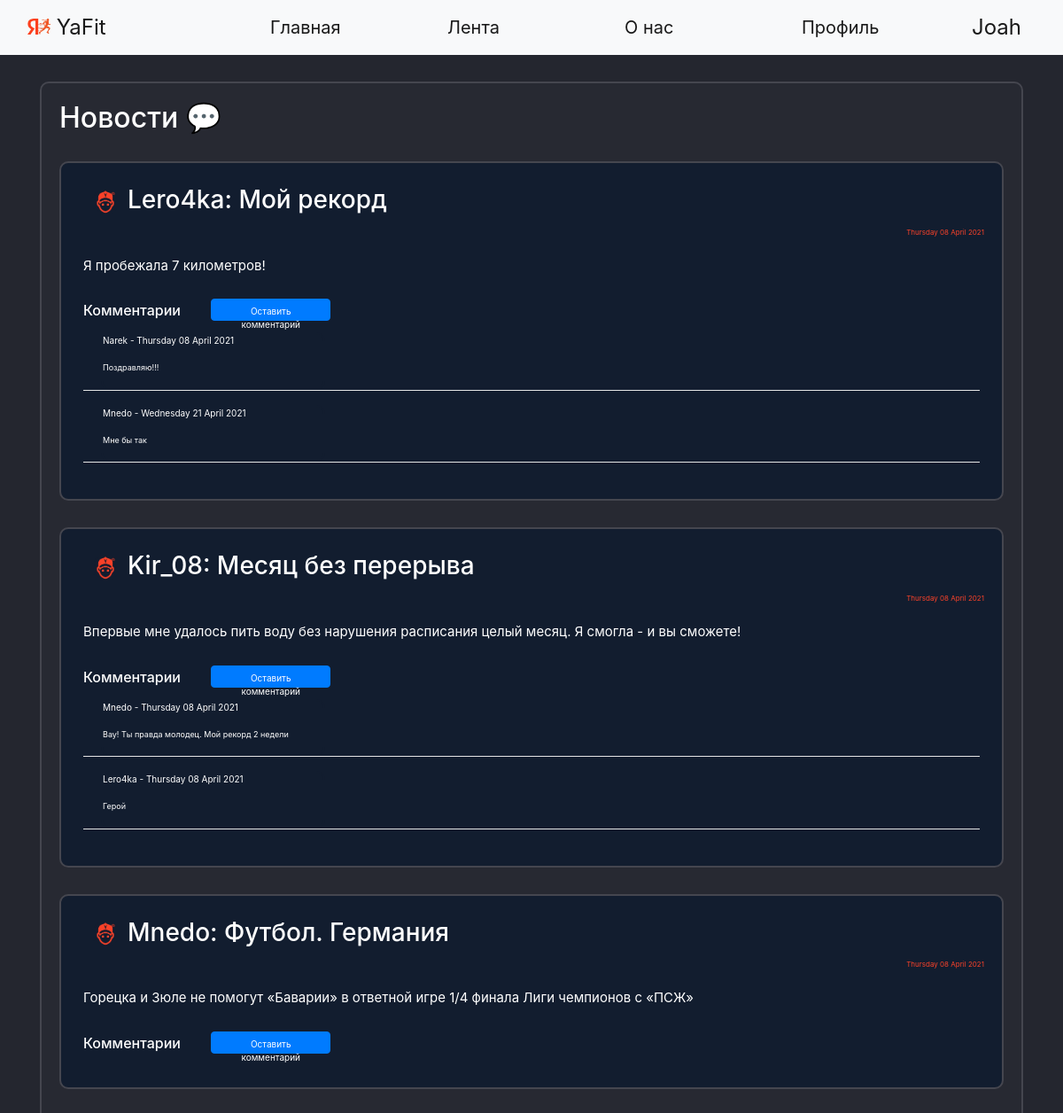
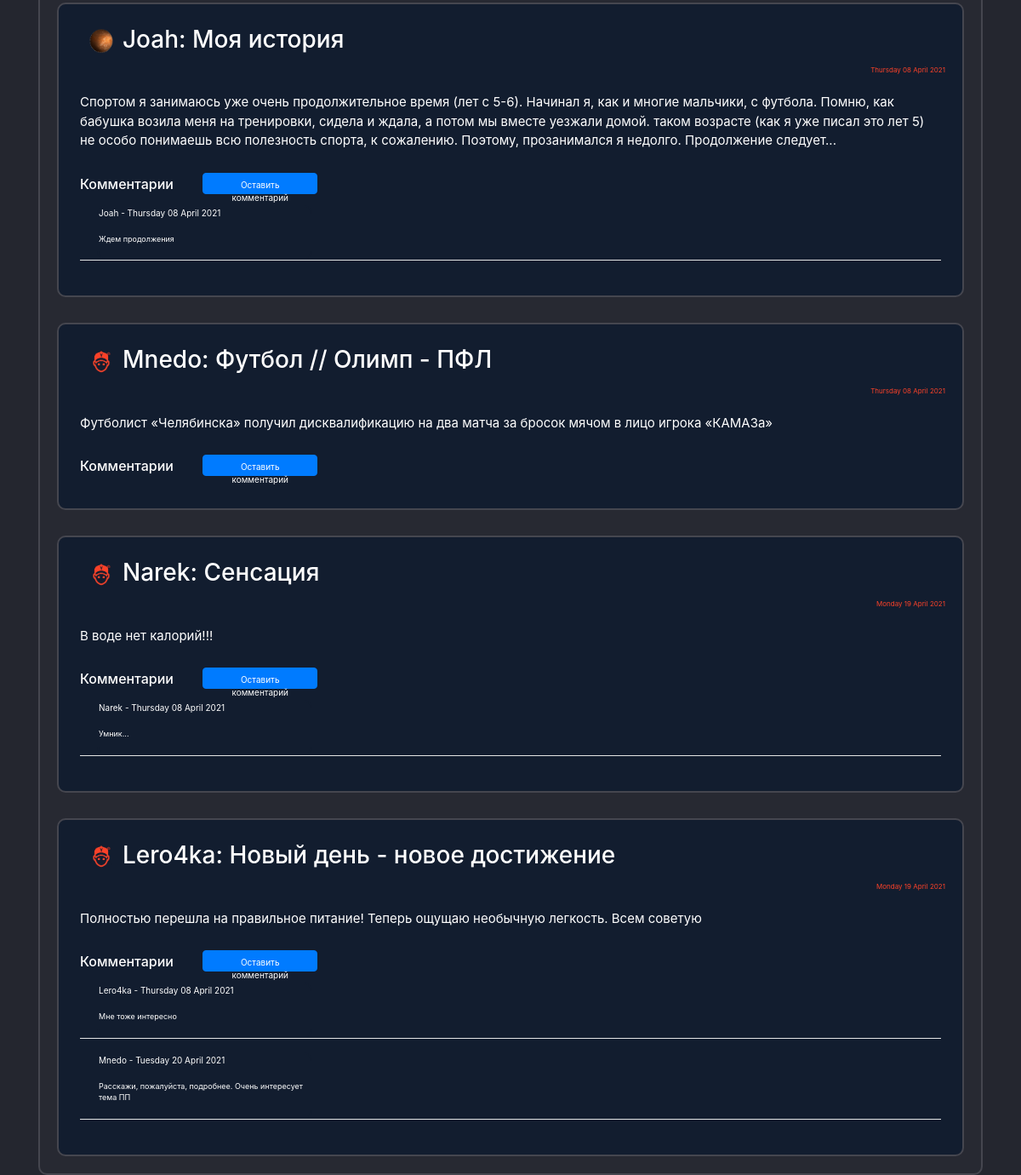
Screenshot of /news (signed in) with the database file from the repository (2 pictures, top to bottom).
### data/users.py (models this page shows, shortened)
class User(SqlAlchemyBase, UserMixin, SerializerMixin):
    __tablename__ = 'users'
    id = sqlalchemy.Column(sqlalchemy.Integer,
                           primary_key=True, autoincrement=True)
    name = sqlalchemy.Column(sqlalchemy.String)
    surname = sqlalchemy.Column(sqlalchemy.String)
    nickname = sqlalchemy.Column(sqlalchemy.String)
    age = sqlalchemy.Column(sqlalchemy.Integer)
    status = sqlalchemy.Column(sqlalchemy.String)
    about = sqlalchemy.Column(sqlalchemy.String)
    email = sqlalchemy.Column(sqlalchemy.String, unique=True)
    hashed_password = sqlalchemy.Column(sqlalchemy.String)
    modified_date = sqlalchemy.Column(sqlalchemy.DateTime, default=datetime.datetime.now)
    city_from = sqlalchemy.Column(sqlalchemy.String)
    habit = sqlalchemy.Column(sqlalchemy.String)  # id_1;id_2
    habits = orm.relation("Habits", back_populates='user')
    news = orm.relation("News", back_populates='user')
    comments = orm.relation("Comments", back_populates='user')

### data/news.py (models this page shows)
class News(SqlAlchemyBase, UserMixin, SerializerMixin):
    __tablename__ = 'news'
    id = sqlalchemy.Column(sqlalchemy.Integer,
                           primary_key=True, autoincrement=True)
    title = sqlalchemy.Column(sqlalchemy.String)
    content = sqlalchemy.Column(sqlalchemy.String)
    created_date = sqlalchemy.Column(sqlalchemy.DateTime,
                                     default=datetime.datetime.now)
    user_id = sqlalchemy.Column(sqlalchemy.Integer,
                                sqlalchemy.ForeignKey("users.id"))
    comms = sqlalchemy.Column(sqlalchemy.String)  # id_1;id_2
    user = orm.relation('User')

### data/comments.py (models this page shows)
class Comments(SqlAlchemyBase, UserMixin, SerializerMixin):
    __tablename__ = 'comments'
    id = sqlalchemy.Column(sqlalchemy.Integer,
                           primary_key=True, autoincrement=True)
    content = sqlalchemy.Column(sqlalchemy.String)
    created_date = sqlalchemy.Column(sqlalchemy.DateTime,
                                     default=datetime.datetime.now)
    user_id = sqlalchemy.Column(sqlalchemy.Integer,
                                sqlalchemy.ForeignKey("users.id"))
    user = orm.relation('User')

### main.py (the view)
@app.route("/news", methods=['GET', 'POST'])
def news():
    db_sess = db_session.create_session()
    rec_news = db_sess.query(News).all()
    top_news = []
    news_index = 0
    path = 'static/img/users_photo/default.jpg'
    for news in rec_news:
        path = ''
        news_index += 1
        creator_nickname = (db_sess.query(User).filter(User.id == news.user_id).first()).nickname
        for images in os.listdir('static/img/users_photo'):
            if images.split('.')[0] == creator_nickname:
                path = 'static/img/users_photo/' + images
        if path == '':
            path = 'static/img/users_photo/default.jpg'
        comments = []
        if news.comms:
            if ';' in news.comms:
                for com_id in news.comms.split(';'):
                    comments.append(db_sess.query(Comments).filter(Comments.id == com_id).first())
            elif len(news.comms) == 1:
                com_id = news.comms
                comments = [db_sess.query(Comments).filter(Comments.id == com_id).first()]
        else:
            comments = []
        if len(comments) > 1:
            comments = sorted(comments, key=lambda x: x.created_date)
        comments_main = []
        for com in comments:
            comentor_nickname = db_sess.query(User).filter(User.id == com.user_id).first().nickname
            comments_main.append({'id': com.id,
                                  'content': com.content,
                                  'created_date': com.created_date.strftime("%A %d %B %Y"),
                                  'creator': comentor_nickname})
        comments = comments_main
        top_news.append({'id': news.id,
                         'title': news.title,
                         'content': news.content,
                         'created_date': news.created_date.strftime("%A %d %B %Y"),
                         'comms': comments,
                         'creator': creator_nickname,
                         'path': path})
    return render_template("news.html", top_news=top_news, path=path, random_id=random.randint(1, 2 ** 16))

### data/db_session.py (called while the page is built)
def create_session() -> Session:
    global __factory
    return __factory()

### main.py (called while the page is built)
@login_manager.user_loader
def load_user(user_id):
    db_sess = db_session.create_session()
    return db_sess.query(User).get(user_id)

### templates/news.html
{% extends "base.html" %}
{% block content %}
<div class="page_border">
    <h2>Новости &#128172;</h2>
    {% for new in top_news%}
    <div class="page_border" style="background-color: #121d2f !important;">
        <div class="menu_item">
            <h3><a><a><img
                    src={{new['path']}}?dummy={{random_id}} alt="avatar"
                    class="round_avatar"></a></a>{{new['creator']}}: {{new['title']}} </h3>
        </div>
        <div class="reposts">
            <p>{{new['created_date']}}</p>
        </div>
        <div class="menu_item">
            <p>{{new['content']}}</p>
        </div>
        <div class="menu_item">
            <h6>Комментарии {% if current_user.is_authenticated %}
                <a href="/com_add/{{ new['id'] }}" class="btn btn-primary"
                   style=" height:25px; width:135px; font-size: 10px; margin-bottom:5px; margin-left: 30px;">Оставить
                    комментарий</a>
            </h6>
            {% for com in new['comms'] %}
            <div class="com_label" style="margin-left: 20px; padding: 0; margin-top: 0; margin-bottom;">
                <p style="font-size: 10px;">{{com['creator']}} - {{com['created_date']}}</p>
                <p style="font-size: 9px;">{{com['content']}}
                </p></div>
            <hr style="color: white; background-color: white; padding: 0; margin-top: 0; margin-bottom;">
            {% endfor %}
        </div>
        {% endif %}
    </div>
    {% endfor %}
</div>
{% endblock %}

### templates/base.html (shortened to what this page needs)
<!doctype html>
<html lang="en">
<head>
    <link rel="stylesheet" href="/static/css/style.css?random()">
    <link rel="stylesheet"
          href="https://stackpath.bootstrapcdn.com/bootstrap/4.4.1/css/bootstrap.min.css"
>
</head>
<body>
<header>
    <nav class="navbar navbar-expand-lg navbar-light bg-light">
        <div class="container-fluid">
            <a class="navbar-brand" style="width: 250px;" href="/">
                <img src="/static/img/YaFit_logo.png" alt="" width="26" height="18"
                     class="d-inline-block text-align-center" style="margin-bottom:5px;">
                YaFit
            </a>
            <div class="collapse navbar-collapse">
                <ul class="mx-auto navbar-nav">
                    <li class="nav-item">
                        <a class="nav-link active" style="width: 200px;" aria-current="page" href="/">Главная</a>
                    </li>
                    <li class="nav-item">
                        <a class="nav-link active" style="width: 200px;" href="/news">Лента</a>
                    </li>
                    <li class="nav-item">
                        <a class="nav-link active" style="width: 200px;" href="/info">О нас</a>
                    </li>
                    <li class="nav-item">
                        <a class="nav-link active" style="width: 200px;" href="/office">Профиль</a>
                </ul>
                {% if current_user.is_authenticated %}
                <a class="navbar-brand" href="/logout">{{current_user.nickname}}</a>
                {% else %}
                <p>
                    <a class="btn btn-primary " href="/register">Зарегистрироваться</a>
                    <a class="btn btn-success" href="/login">Войти</a>
                </p>
                {% endif %}
            </div>
        </div>
    </nav>
</header>
<main role="main" class="container">
    {% block content %}{% endblock %}
</main>
</body>
</html>

### static/css/style.css (style rules this page uses)
body { background-color: #24262f !important; color: white; }
.nav-item { color: black; font-weight: 400; font-size: 20px !important; }
.navbar-brand { font-size: 24px !important; }
.page_border { background-color: #272932 !important; color: white !important; border: 2px solid #45464F; border-radius: 10px; padding: 20px !important; margin: 0 auto; margin-top: 30px; }
.menu_item { padding: 5px !important; font-size: 15px !important; }
hr { background-color: #FB4229; color: #FB4229; }
.reposts { color: #FB4229 !important; font-size: 8px !important; text-align: right; }
.com_label { background-color: #121d2f !important; color: white !important; border: 2px solid #121d2f; width: 25%; border-radius: 10px; }
.round_avatar { margin-left:10px; margin-right:10px; width: 30px !important; height: 30px !important; border-radius: 50px !important; }

### rows the page displays
User: nickname "Joah", creator "Joah", creator "Joah"
User: creator "Lero4ka" "Lero4ka", creator "Lero4ka" "Lero4ka"
News: title "Мой рекорд", content "Я пробежала 7 километров!"
User: creator "Narek" "Narek", creator "Narek"
Comments: content "Поздравляю!!!"
User: creator "Mnedo" "Mnedo" "Mnedo", creator "Mnedo" "Mnedo"
Comments: content "Мне бы так"
User: creator "Kir_08"
News: title "Месяц без перерыва", content "Впервые мне удалось пить воду без нарушения расписания целый месяц. Я смогла - и вы сможете!"
Comments: content "Вау! Ты правда молодец. Мой рекорд 2 недели"
Comments: content "Герой"
News: title "Футбол. Германия", content "Горецка и Зюле не помогут «Баварии» в ответной игре 1/4 финала Лиги чемпионов с «ПСЖ»"
News: title "Моя история", content "Спортом я занимаюсь уже очень продолжительное время (лет с 5-6). Начинал я, как и многие мальчики, с футбола. Помню, как бабушка возила меня на тренировки, сидела и ждала, а потом мы вместе уезжали домой. таком возрасте (как я уже писал это лет 5) не особо понимаешь всю полезность спорта, к сожалению. Поэтому, прозанимался я недолго. Продолжение следует..."
Comments: content "Ждем продолжения"
News: title "Футбол // Олимп - ПФЛ", content "Футболист «Челябинска» получил дисквалификацию на два матча за бросок мячом в лицо игрока «КАМАЗа»"
News: title "Сенсация", content "В воде нет калорий!!!"
Comments: content "Умник..."
News: title "Новый день - новое достижение", content "Полностью перешла на правильное питание! Теперь ощущаю необычную легкость. Всем советую"
Comments: content "Мне тоже интересно"
Comments: content "Расскажи, пожалуйста, подробнее. Очень интересует тема ПП"

### other values shown
{{ new['created_date'] }} "Thursday 08 April 2021" "Thursday 08 April 2021" "Thursday 08 April 2021" "Thursday 08 April 2021" "Thursday 08 April 2021" "Monday 19 April 2021" "Monday 19 April 2021"
{{ com['created_date'] }} "Thursday 08 April 2021" "Wednesday 21 April 2021" "Thursday 08 April 2021" "Thursday 08 April 2021" "Thursday 08 April 2021" "Thursday 08 April 2021" "Thursday 08 April 2021" "Tuesday 20 April 2021"
